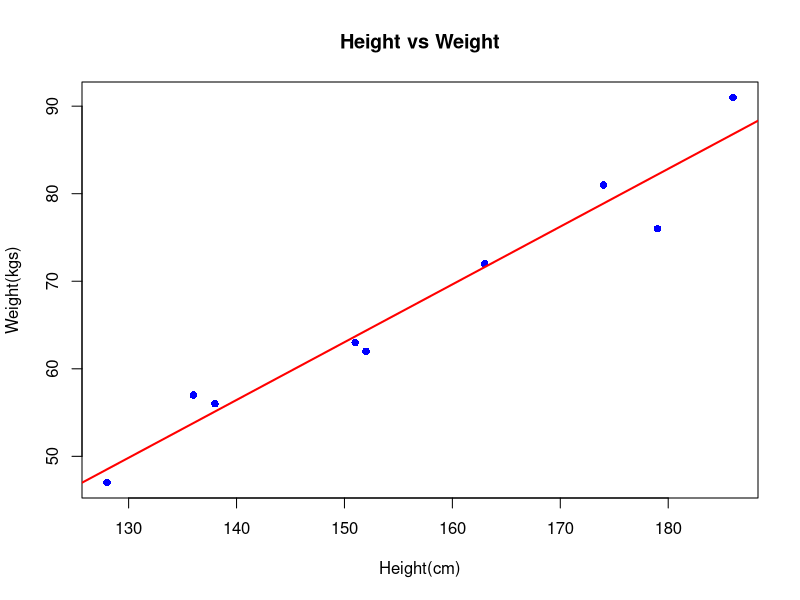
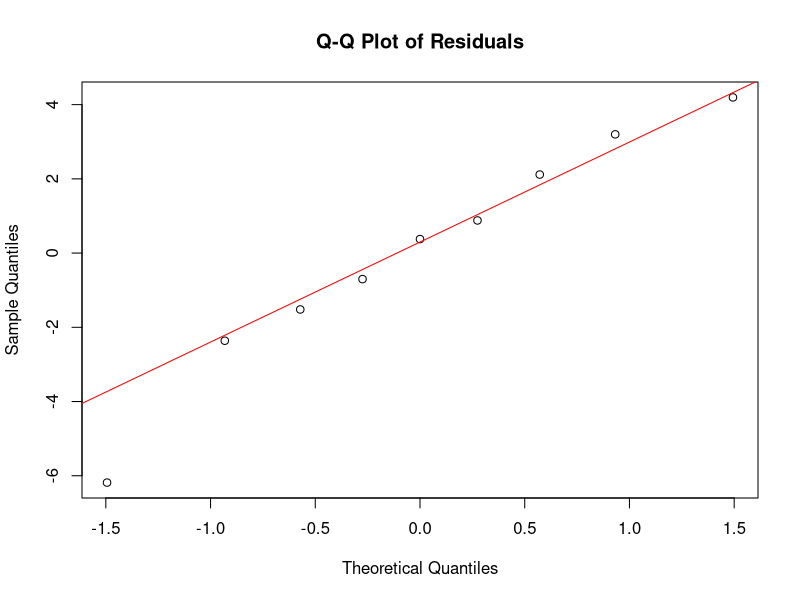
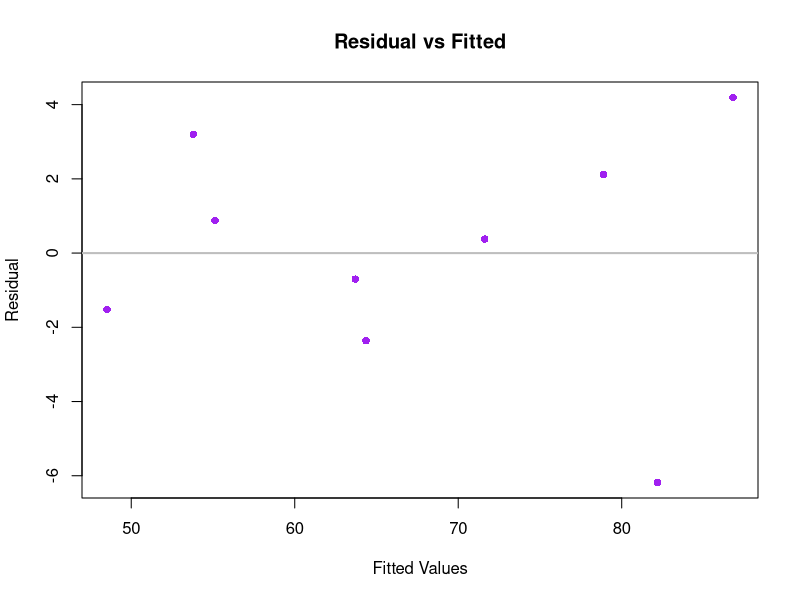

Generate these figures, in order, with R:
height <- c(151, 174, 138, 186, 128, 136, 179, 163, 152)
weight <- c(63, 81, 56, 91, 47, 57, 76, 72, 62)

data<-data.frame(height,weight)

model <- lm(weight~height,data)
summary(model)

new_height<- data.frame(height=140)
predicted_weight<-predict(model,new_height)
print(paste("predicted weight for height 140cm : ",round(predicted_weight,2)))

plot(data$height,data$weight,main = "Height vs Weight",
xlab = "Height(cm)",ylab = "Weight(kgs)",
pch = 16,col = "blue")
abline(model,col = "red",lwd=2 )

qqnorm(model$residuals,main = "Q-Q Plot of Residuals")
qqline(model$residuals,col="red")

plot(fitted(model),residuals(model),main="Residual vs Fitted",xlab = "Fitted Values",ylab = "Residual",pch=16,col="purple")
abline(h=0,col="grey",lwd=2)


